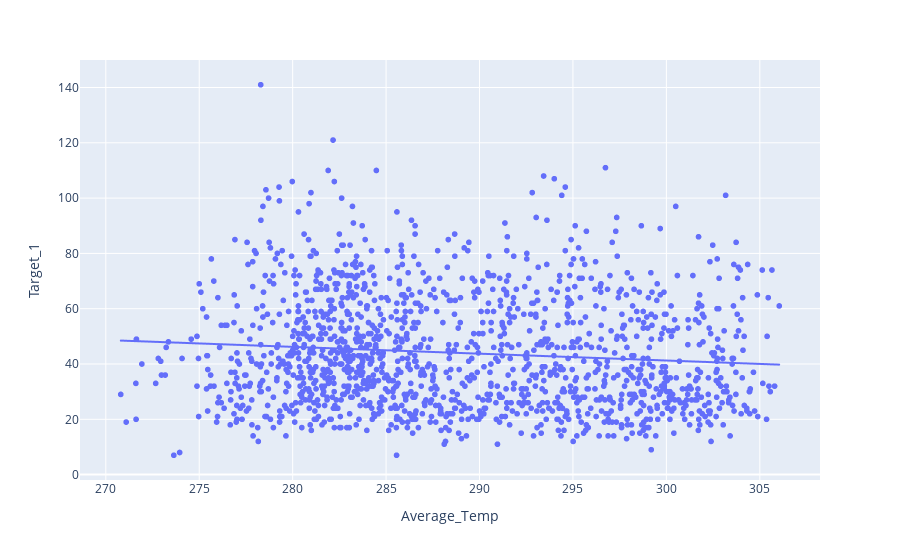

Notebook code cell kept with this figure:
### Code cell
# Scatter plot of Average_Temp vs Target_1
fig = px.scatter(madrid, x='Average_Temp', y='Target_1', trendline='ols')
fig.show()

### Figure 1 — Plotly figure (JSON) as saved in the notebook; plotly's stock layout.template omitted (floating-point values rounded to 4 significant figures; data arrays with more than 128 entries replaced by an {"elided": "..."} marker saying what was removed)
{"data": [{"hovertemplate": "Average_Temp=%{x}<br>Target_1=%{y}<extra></extra>", "legendgroup": "", "marker": {"color": "#636efa", "symbol": "circle"}, "mode": "markers", "name": "", "showlegend": false, "type": "scattergl", "x": {"elided": "1478 float values"}, "xaxis": "x", "y": {"elided": "1478 int values"}, "yaxis": "y"}, {"hovertemplate": "<b>OLS trendline</b><br>Target_1 = -0.246828 * Average_Temp + 115.314<br>R<sup>2</sup>=0.009922<br><br>Average_Temp=%{x}<br>Target_1=%{y} <b>(trend)</b><extra></extra>", "legendgroup": "", "marker": {"color": "#636efa", "symbol": "circle"}, "mode": "lines", "name": "", "showlegend": false, "type": "scattergl", "x": {"elided": "1478 float values"}, "xaxis": "x", "y": {"elided": "1478 float values"}, "yaxis": "y"}], "layout": {"autosize": true, "legend": {"tracegroupgap": 0}, "margin": {"t": 60}, "xaxis": {"anchor": "y", "autorange": true, "domain": [0, 1], "range": [268.7, 308.2], "title": {"text": "Average_Temp"}, "type": "linear"}, "yaxis": {"anchor": "x", "autorange": true, "domain": [0, 1], "range": [-3.375, 151.4], "title": {"text": "Target_1"}, "type": "linear"}}}
